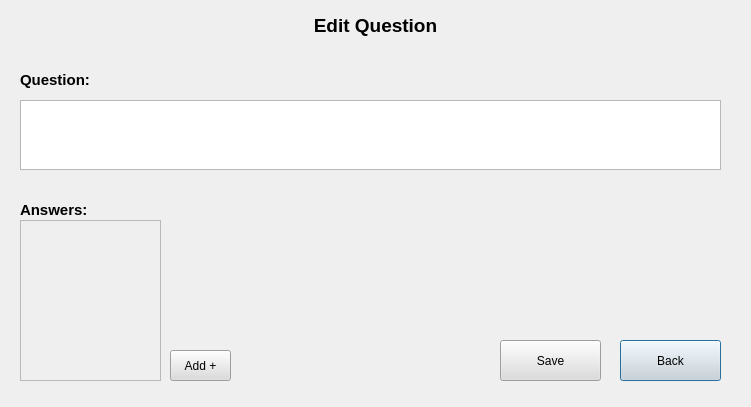
<?xml version="1.0" encoding="UTF-8"?>
<ui version="4.0">
 <class>Dialog</class>
 <widget class="QDialog" name="Dialog">
  <property name="geometry">
   <rect>
    <x>0</x>
    <y>0</y>
    <width>751</width>
    <height>407</height>
   </rect>
  </property>
  <property name="windowTitle">
   <string>Dialog</string>
  </property>
  <widget class="QLabel" name="label">
   <property name="geometry">
    <rect>
     <x>300</x>
     <y>10</y>
     <width>151</width>
     <height>31</height>
    </rect>
   </property>
   <property name="text">
    <string>&lt;html&gt;&lt;head/&gt;&lt;body&gt;&lt;p align=&quot;center&quot;&gt;&lt;span style=&quot; font-size:14pt; font-weight:700;&quot;&gt;Edit Question&lt;/span&gt;&lt;/p&gt;&lt;/body&gt;&lt;/html&gt;</string>
   </property>
  </widget>
  <widget class="QLabel" name="label_2">
   <property name="geometry">
    <rect>
     <x>20</x>
     <y>70</y>
     <width>81</width>
     <height>21</height>
    </rect>
   </property>
   <property name="text">
    <string>&lt;html&gt;&lt;head/&gt;&lt;body&gt;&lt;p&gt;&lt;span style=&quot; font-size:11pt; font-weight:700;&quot;&gt;Question:&lt;/span&gt;&lt;/p&gt;&lt;/body&gt;&lt;/html&gt;</string>
   </property>
  </widget>
  <widget class="QTextEdit" name="questionText">
   <property name="geometry">
    <rect>
     <x>20</x>
     <y>100</y>
     <width>701</width>
     <height>70</height>
    </rect>
   </property>
  </widget>
  <widget class="QLabel" name="label_3">
   <property name="geometry">
    <rect>
     <x>20</x>
     <y>200</y>
     <width>81</width>
     <height>21</height>
    </rect>
   </property>
   <property name="text">
    <string>&lt;html&gt;&lt;head/&gt;&lt;body&gt;&lt;p&gt;&lt;span style=&quot; font-size:11pt; font-weight:700;&quot;&gt;Answers:&lt;/span&gt;&lt;/p&gt;&lt;/body&gt;&lt;/html&gt;</string>
   </property>
  </widget>
  <widget class="QToolButton" name="addAnswerButton">
   <property name="geometry">
    <rect>
     <x>170</x>
     <y>350</y>
     <width>61</width>
     <height>31</height>
    </rect>
   </property>
   <property name="styleSheet">
    <string notr="true">font: 11pt &quot;Segoe UI&quot;;
background-color: rgb(220, 220, 220);
color: rgb(0, 0, 0);</string>
   </property>
   <property name="text">
    <string>Add +</string>
   </property>
  </widget>
  <widget class="QPushButton" name="backButton">
   <property name="geometry">
    <rect>
     <x>620</x>
     <y>340</y>
     <width>101</width>
     <height>41</height>
    </rect>
   </property>
   <property name="styleSheet">
    <string notr="true">font: 11pt &quot;Segoe UI&quot;;
background-color: rgb(220, 220, 220);
color: rgb(0, 0, 0);</string>
   </property>
   <property name="text">
    <string>Back</string>
   </property>
  </widget>
  <widget class="QPushButton" name="saveQuestionButton">
   <property name="geometry">
    <rect>
     <x>500</x>
     <y>340</y>
     <width>101</width>
     <height>41</height>
    </rect>
   </property>
   <property name="styleSheet">
    <string notr="true">font: 11pt &quot;Segoe UI&quot;;
background-color: rgb(220, 220, 220);
color: rgb(0, 0, 0);</string>
   </property>
   <property name="text">
    <string>Save</string>
   </property>
  </widget>
  <widget class="QScrollArea" name="scrollArea">
   <property name="geometry">
    <rect>
     <x>20</x>
     <y>220</y>
     <width>141</width>
     <height>161</height>
    </rect>
   </property>
   <property name="widgetResizable">
    <bool>true</bool>
   </property>
   <widget class="QWidget" name="answersList">
    <property name="geometry">
     <rect>
      <x>0</x>
      <y>0</y>
      <width>139</width>
      <height>159</height>
     </rect>
    </property>
   </widget>
  </widget>
 </widget>
 <resources/>
 <connections/>
</ui>
